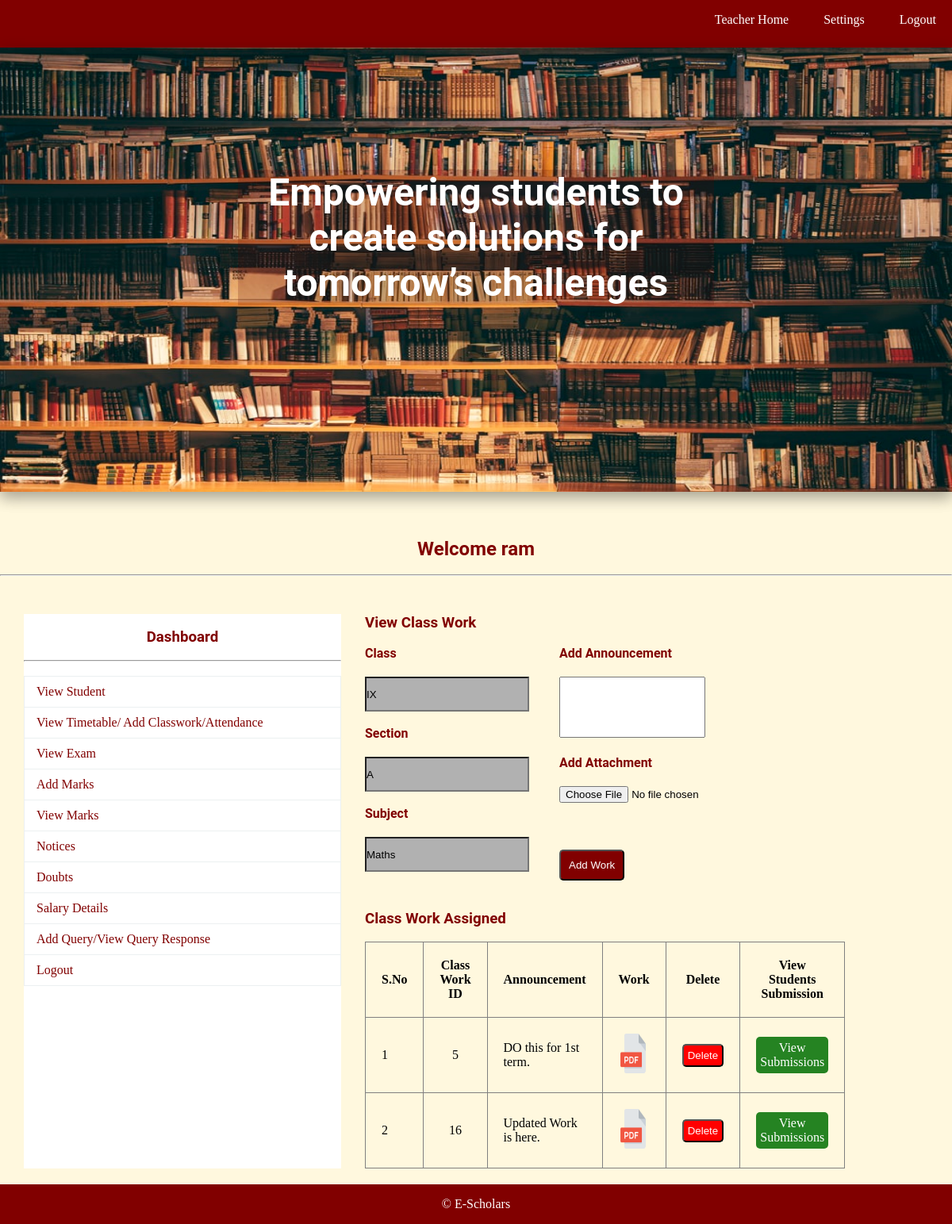
The app's page /classwork_teach.php?id=1 (signed in) with its own data.
### tables this page shows
CREATE TABLE `hclass` (
  `HID` int(11) NOT NULL,
  `TID` int(11) DEFAULT NULL,
  `CLA` varchar(150) NOT NULL,
  `SEC` varchar(150) NOT NULL,
  `SUB` varchar(150) NOT NULL,
  `DAY` varchar(10) NOT NULL,
  `SLOT` time NOT NULL
);

CREATE TABLE `class_work` (
  `CWID` int(11) NOT NULL,
  `HID` int(11) NOT NULL,
  `announcement` varchar(500) NOT NULL,
  `file` varchar(200) NOT NULL
);

### classwork_teach.php (the view, shortened to what this page needs)
<?php
	include"database.php";
	$sql="select * from class_work where HID={$_GET["id"]}";
		$res=$db->query($sql);
?>
<!DOCTYPE html>
<html>
	<head>
		<link rel="stylesheet" type="text/css" href="css/style1.css">
	</head>
	<body>
		<?php include"navbar.php";?><br><br><br>
				<h2 class="text">Welcome <?php echo $_SESSION["TNAME"]; ?></h2><br><hr><br>
			<div id="section">
				<?php include"sidebar.php";?><br><br><br>
				<div class="content1">
						<h3 > View Class Work</h3><br>
                    <?php
                            $sq="select * from hclass where HID={$_GET["id"]}";
                            $tp=$db->query($sq);
                            if($tp->num_rows>0){
                                $r=$tp->fetch_assoc();
                            }
                        ?>
                    <?php
                    echo "
					    <form enctype='multipart/form-data' role='form' method='post' action='{$_SERVER["PHP_SELF"]}?id={$_GET["id"]}'>";?>
                            <div class="lbox1">
                                <label>Class</label><br>
                                    <input type="text" name="class" style="background:#b1b1b1;" value='<?php echo $r["CLA"]?>' class="input3" readonly>
                                <br><br>
                                <label>Section</label><br>
                                    <input type="text" name="sec" style="background:#b1b1b1;" value='<?php echo $r["SEC"]?>' class="input3" readonly>
                                <br><br>
                                <label>Subject</label><br>
                                    <input type="text" name="sub" style="background:#b1b1b1;" value='<?php echo $r["SUB"]?>' class="input3" readonly>
                                <br><br>
                            </div>
                            <div class="rbox1">
                                <label>Add Announcement</label><br>
                                    <textarea rows="5" name="announce" required></textarea>
                                <br><br>
                                <label>Add Attachment</label><br>
                                    <input type="file"  class="input3" name="file" required>
                                <button type="submit" class="btn" name="submit">Add Work </button>
                            </div>
					    </form>
                    <div class="content1">
					<h3 >Class Work Assigned</h3><br>
                    <?php
                     if($res->num_rows>0)
                     {
                            echo "
                                <table border='1px'>
                                <tr>
                                    <th>S.No</th>
                                    <th>Class Work ID</th>
                                    <th>Announcement</th>
                                    <th>Work</th>
                                    <th>Delete</th>
                                    <th>View Students Submission</th>
                                </tr>
                            ";
                            $i=0;
                            while($row=$res->fetch_assoc())
                            {
                                $i++;
                                echo "
                                <tr>
                                    <td>{$i}</td>
                                    <td style='text-align:center;'>{$row["CWID"]}</td>
                                    <td>{$row["announcement"]}</td>
									<td><a href='{$row["file"]}'><img src='img/pdf_icon.png' width=36px height=50px></a></td>
                                    <td>
					                 <form method='post' action='{$_SERVER["PHP_SELF"]}?id={$_GET["id"]}'>
                                        <input type='hidden' value='{$row["CWID"]}' name='cwid' readonly>
                                        <button type='submit' class='btnr'style='display:block;margin:auto;' name='delete'>Delete </button>
                                     </form></td>
                                    <td><a href='view_submission.php?cwid={$row["CWID"]}' class='btnb'style='display:block;text-align:center;'>View Submissions</a></td>
                                </tr>
                                ";
                            }
                        }
                        else
                        {
                            echo "No Classwork Found";
                        }
                        echo "</table>";
                    ?>
                    </div>
				</div>
			</div>
			<?php include"footer.php";?>
	</body>
</html>

### css/style1.css (style rules this page uses)
* { padding:0px; margin:0px; }
html { background:#fff8de; }
a { text-decoration:none; color: #810000; }
h1,h2,h3,h4,h5,h6,label { font-family:roboto; color:#810000; }
.btn { border-radius:5px; padding:10px; background:#810000; color:white; margin-top:40px; }
.btnr { border-radius:5px; padding:5px; background:#ff0000; color:white; }
.btnb { border-radius:5px; padding:5px; background:#258322; color:white; }
label { font-weight:bold; }
.content1 { margin-top:30px; }
.text { text-align:center; }
#section { height:auto; font-family:cambria; width:95vw; margin:0 auto; display:flex; }
.content1 { margin-top:30px; height:auto; width:450px; float:left; }
tr,td,th { padding:20px; }
.input3 { width:90%; height:40px; margin-top:20px; }
table { border-collapse:collapse; }
.lbox1 { width:50%; margin-right:20px; float:left; }
.rbox1 { width:45%; float:left; }
textarea { resize:none;width:90%;margin-top:20px; }

### records on screen
hclass: class "IX", sec "A", sub "Maths"
class_work: CWID "5", announcement "DO this for 1st term."
class_work: CWID "16", announcement "Updated Work is here."

### other values on screen
$_SESSION["TNAME"] "ram"
